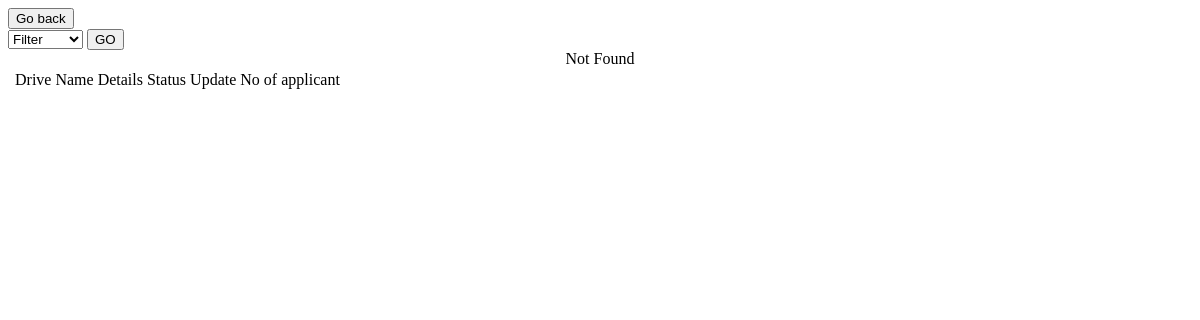
/create/job/rifder3, run on an earlier commit of the app's database.
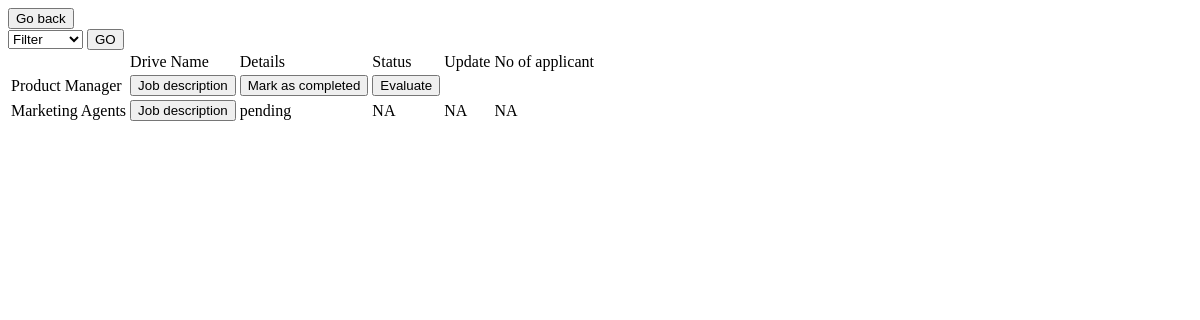
And on a later commit of the database.
### model.py (models this page shows)
class Drive(database.Model):
    __tablename__ = 'Drive'
    drive_id = database.Column(database.Integer, primary_key=True)
    drive_name = database.Column(database.String, unique=True)
    skill= database.Column(
        database.String, unique=False)
    typeof=database.Column(
        database.String, unique=False)
    location=database.Column(
        database.String, unique=False)
    role=database.Column(
        database.String, unique=False)
    perk=database.Column(database.String, default="Not Applicable")
    policy=database.Column(database.String, default="Not Applicable")
    eligibility = database.Column(database.String)
    experience = database.Column(database.String)
    application = database.Relationship(
        'Application', lazy='dynamic', backref='Drive', cascade='all,delete-orphan')
    company = database.Column(
        database.Integer, database.ForeignKey(Company.company_id), unique=False)
    status= database.Column(database.String, default="pending")

### company.py (the view, shortened to what this page needs)
@compn.route('/create/job/rifder<int:idi>', methods=['GET','POST'])
def manage(idi):
   if request.method=="GET":
       jobs=Drive_All(idi)[0]
       print(Drive_All(idi))
       return render_template("allDrivec.html",jobs=jobs,idi=idi)

### templates/allDrivec.html (shortened to what this page needs)
<!DOCTYPE html>
<html lang="en">
<head>
</head>
<body>
    <a href={{url_for('company.company', idi=idi)}}><button>Go back</button></a>
    <form method="Post">
        <select name="filter" id="filter" placeholder="enter">
            <option name="All" disabled selected >Filter</option>
        </select>
        <input type="submit" value="GO">
    </form>
    <table>
        <th><td>Drive Name</td> <td>Details</td> <td>Status</td><td>Update</td><td>No of applicant</td><td></td></th>
        {%for job in jobs%}
            {%if job["status"]=="active"%}
            <tr> <td>{{job["drive_name"]}}</td><td><button>Job description</button></td><td><button>Mark as completed</button></td><td><button>Evaluate</button></td></tr>
            {%elif job["status"]=="closed"%}
            <tr> <td>{{job["drive_name"]}}</td><td><button>Job description</button></td><td><div>clompeted</div></td><td><button>View/Update result</button></td></tr>
            {%else%}
            <tr> <td>{{job["drive_name"]}}</td><td><button>Job description</button></td><td>{{job["status"]}}</td><td>NA</td><td>NA</td><td>NA</td></tr>
            {%endif%}
        {%else%}
             <center> Not Found</center>
        {%endfor%}
    </table>
</body>
</html>

What changed in the data, as far as the page shows it:
added Drive: drive_name "Product Manager"
added Drive: drive_name "Marketing Agents", status "pending"
Also different on the page:
new list line: "Job description Mark as completed Evaluate"
new list line: "Job description NA NA NA"
text no longer shown: "Not Found"
